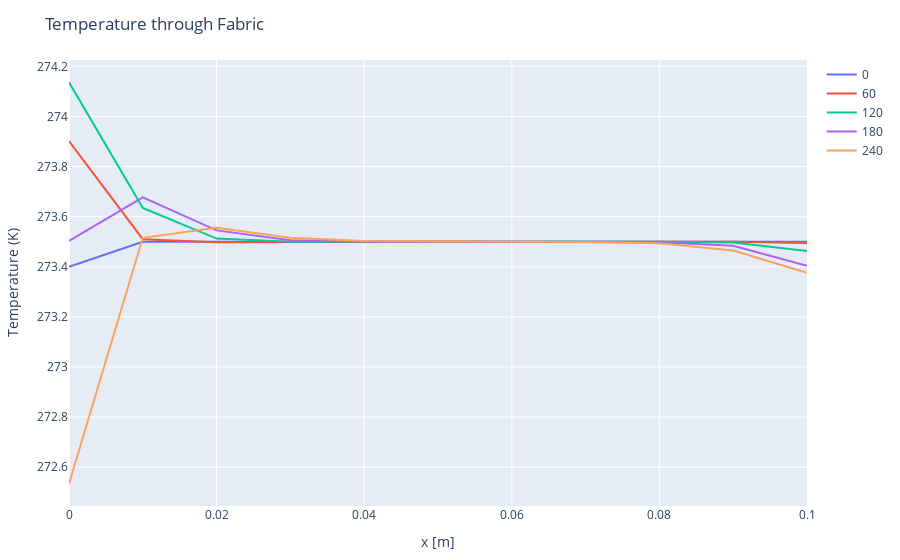

Here is the notebook cell this chart was saved with:
### Code cell
index(i) = (4*i) - 3
traces = [PlotlyJS.scatter(x=x,  y=T_f[:, index(i)], mode="lines", name=time_val[index(i)]) for i in 1:5];
p3 = PlotlyJS.plot(traces, Layout(;title="Temperature through Fabric", showlegend=true, xaxis_title="x [m]", yaxis_title="Temperature (K)" ),  config=PlotConfig(scrollZoom=false));
p3

### Figure 1 — Plotly figure (JSON) as saved in the notebook; plotly's stock layout.template omitted (floating-point values rounded to 4 significant figures)
{"data": [{"mode": "lines", "name": 0, "type": "scatter", "x": [0, 0.01, 0.02, 0.03, 0.04, 0.05, 0.06, 0.07, 0.08, 0.09, 0.1], "y": [273.4, 273.5, 273.5, 273.5, 273.5, 273.5, 273.5, 273.5, 273.5, 273.5, 273.5]}, {"mode": "lines", "name": 60, "type": "scatter", "x": [0, 0.01, 0.02, 0.03, 0.04, 0.05, 0.06, 0.07, 0.08, 0.09, 0.1], "y": [273.9, 273.5, 273.5, 273.5, 273.5, 273.5, 273.5, 273.5, 273.5, 273.5, 273.5]}, {"mode": "lines", "name": 120, "type": "scatter", "x": [0, 0.01, 0.02, 0.03, 0.04, 0.05, 0.06, 0.07, 0.08, 0.09, 0.1], "y": [274.1, 273.6, 273.5, 273.5, 273.5, 273.5, 273.5, 273.5, 273.5, 273.5, 273.5]}, {"mode": "lines", "name": 180, "type": "scatter", "x": [0, 0.01, 0.02, 0.03, 0.04, 0.05, 0.06, 0.07, 0.08, 0.09, 0.1], "y": [273.5, 273.7, 273.5, 273.5, 273.5, 273.5, 273.5, 273.5, 273.5, 273.5, 273.4]}, {"mode": "lines", "name": 240, "type": "scatter", "x": [0, 0.01, 0.02, 0.03, 0.04, 0.05, 0.06, 0.07, 0.08, 0.09, 0.1], "y": [272.5, 273.5, 273.6, 273.5, 273.5, 273.5, 273.5, 273.5, 273.5, 273.5, 273.4]}], "layout": {"margin": {"b": 50, "l": 50, "r": 50, "t": 60}, "showlegend": true, "title": "Temperature through Fabric", "xaxis": {"title": {"text": "x [m]"}}, "yaxis": {"title": {"text": "Temperature (K)"}}}}
